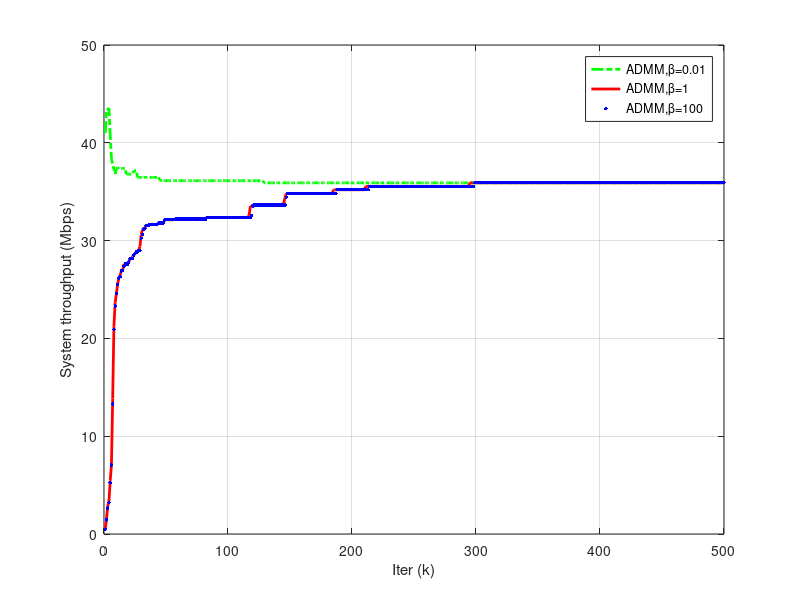

The MATLAB source for this figure:

clc;
clear;
close all;
load ADMMbeta
figure
mm=500;
% line = plot(1:mm,pVec(1,1:mm),'b:',1:mm,pVec(2,1:mm),...
%     'g-.',1:mm,pVec(3,1:mm),'r-',1:mm,pVec(4,1:mm),'k-',1:mm,pVec(5,1:mm),'y-');
line = plot(1:mm,ECsumMat(1,1:mm)*B,'g-.',1:mm,ECsumMat(2,1:mm)*B,...
    'r-',1:mm,ECsumMat(3,1:mm)*B,'b.');

set(line,'MarkerSize',8,'LineWidth',2);
grid;
legend('ADMM,\beta=0.01','ADMM,\beta=1','ADMM,\beta=100');
xlabel('Iter (k)');
ylabel('System throughput (Mbps)');